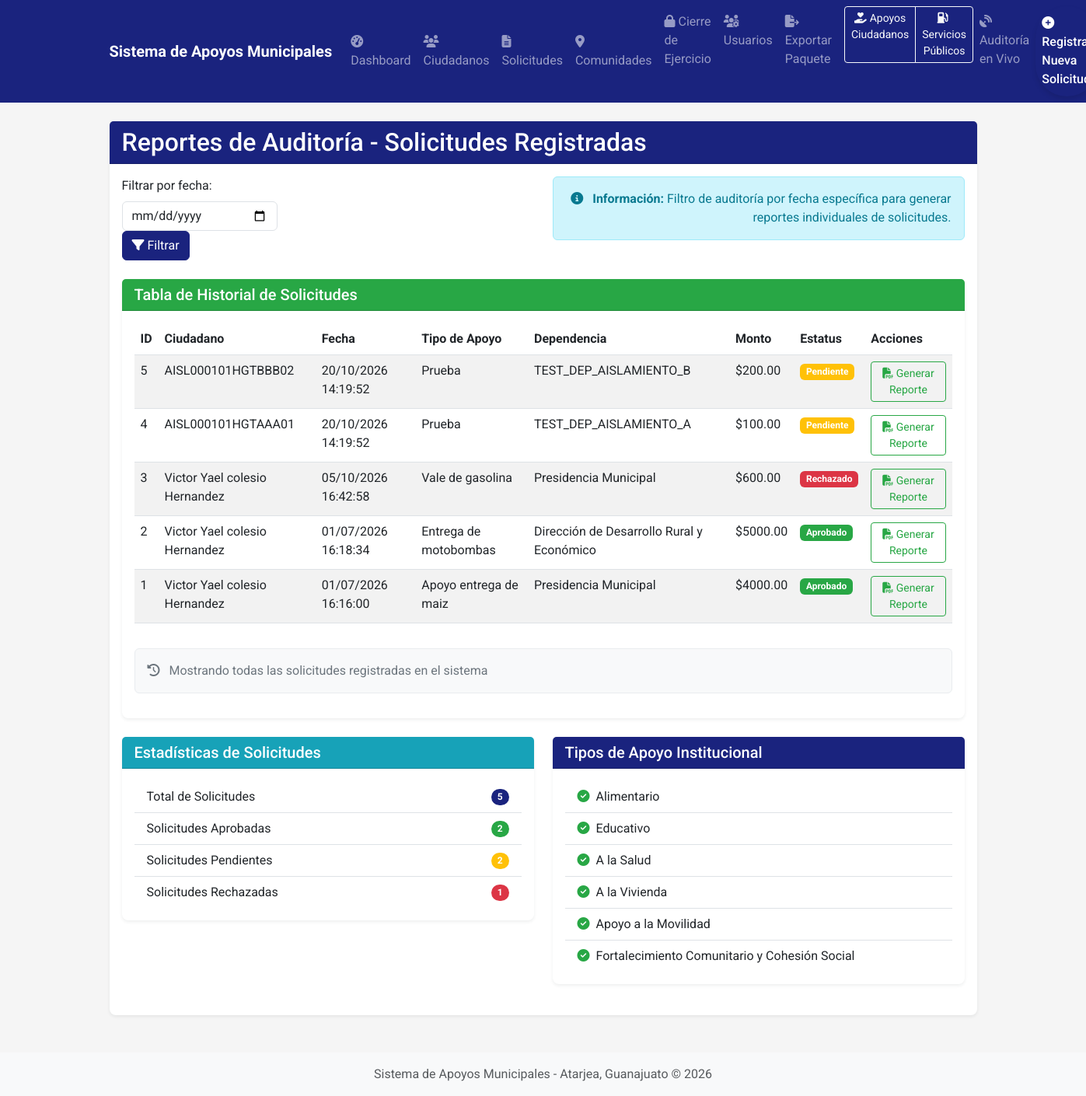
Page /historial_auditoria (signed in) on the committed database.
### app/models.py (models this page shows, shortened)
class Solicitud(db.Model):
    __tablename__ = 'solicitudes'
    id = db.Column(db.Integer, primary_key=True)
    folio = db.Column(db.String(20), unique=True, nullable=True)  # Folio único generado automáticamente
    CURP = db.Column(db.String(18), db.ForeignKey('ciudadanos.CURP'), nullable=False)
    Comunidad = db.Column(db.String(100), nullable=False)
    Programa = db.Column(db.String(100), nullable=False)
    Tipo_Apoyo = db.Column(db.String(100), nullable=False, default=TipoApoyoEnum.ALIMENTARIO.value)
    Monto = db.Column(db.Numeric(10, 2), nullable=True)  # Cambiado a Numeric para precisión decimal
    Dependencia = db.Column(db.String(100), nullable=True)  # Campo legacy
    dependencia_id = db.Column(db.Integer, db.ForeignKey('dependencias.id'), nullable=True)
    usuario_id = db.Column(db.Integer, db.ForeignKey('usuarios.id'), nullable=True)
    Fecha_Solicitud = db.Column(db.DateTime, default=datetime.utcnow)
    Estatus = db.Column(db.String(20), default=EstatusEnum.PENDIENTE.value)
    usuario_autorizador = db.Column(db.Integer, db.ForeignKey('usuarios.id'), nullable=True)
    puesto_autorizador = db.Column(db.String(100), nullable=True)
    usuario = db.relationship('Usuario', foreign_keys=[usuario_id], backref='solicitudes_creadas')
    autorizador = db.relationship('Usuario', foreign_keys=[usuario_autorizador], backref='solicitudes_autorizadas')
    adjuntos = db.relationship('AdjuntoSolicitud', backref='solicitud_relacion', lazy=True, cascade="all, delete-orphan")

### app/routes.py (the view)
@main.route('/historial_auditoria', methods=['GET', 'POST'])
@login_required
def historial_auditoria():
    try:
        fecha_filtro = request.args.get('fecha_filtro')
        if current_user.es_admin():
            query = Solicitud.query
        else:
            query = Solicitud.query.filter_by(dependencia_id=current_user.dependencia_id)
        if fecha_filtro:
            fecha_filtro_date = datetime.strptime(fecha_filtro, '%Y-%m-%d').date()
            query = query.filter(db.func.date(Solicitud.Fecha_Solicitud) == fecha_filtro_date)
        solicitudes = query.order_by(Solicitud.Fecha_Solicitud.desc()).all()
        solicitudes_data = []
        for solicitud in solicitudes:
            ciudadano = Ciudadano.query.filter_by(CURP=solicitud.CURP).first()
            solicitudes_data.append({
                'id': solicitud.id,
                'ciudadano': ciudadano.nombre_completo() if ciudadano else (solicitud.CURP or 'No identificado'),
                'fecha': solicitud.Fecha_Solicitud.strftime('%d/%m/%Y %H:%M:%S') if solicitud.Fecha_Solicitud else '-',
                'tipo_apoyo': solicitud.Programa if solicitud.Programa else 'Sin tipo definido',
                'dependencia': solicitud.Dependencia if solicitud.Dependencia else 'Sin dependencia',
                'monto': float(solicitud.Monto) if solicitud.Monto else 0,
                'estatus': solicitud.Estatus if solicitud.Estatus else 'Pendiente',
                'curp': solicitud.CURP
            })
        tipos_apoyo = [
            'Alimentario',
            'Educativo',
            'A la Salud',
            'A la Vivienda',
            'Apoyo a la Movilidad',
            'Fortalecimiento Comunitario y Cohesión Social'
        ]
        return render_template('historial_auditoria.html',
                               solicitudes=solicitudes_data,
                               fecha_filtro=fecha_filtro,
                               tipos_apoyo=tipos_apoyo,
                               es_admin=current_user.es_admin())
    except Exception as e:
        current_app.logger.error(f"Error en historial de auditoría: {str(e)}")
        flash('Error al cargar el historial de auditoría.', 'danger')
        return redirect(url_for('main.dashboard'))

### app/models.py (called while the page is built)
    def es_admin(self):
        return (self.rol or '').lower() == RolUsuario.ADMIN.value.lower()

    def es_servicios_publicos(self):
        return (self.rol or '').lower() == RolUsuario.SERVICIOS_PUBLICOS.value.lower()

    def puede_cerrar_ejercicio(self):
        return self.es_admin() or self.es_presidente()

    def nombre_completo(self):
        return f'{self.Nombre} {self.Apellido_Paterno} {self.Apellido_Materno or ""}'.strip()

### templates/historial_auditoria.html (shortened to what this page needs)
{% extends "layout.html" %}
{% block content %}
<div class="container mt-4">
    <div class="card mb-4 shadow-sm">
        <div class="card-header bg-primary text-white">
            <h2 class="mb-0">Reportes de Auditoría - Solicitudes Registradas</h2>
        </div>
        <div class="card-body">
            <div class="row mb-4">
                <div class="col-md-6">
                    <form method="GET" action="{{ url_for('main.historial_auditoria') }}" class="form-inline">
                        <div class="form-group">
                            <label for="fecha_filtro" class="form-label mr-2">Filtrar por fecha:</label>
                            <input type="date" id="fecha_filtro" name="fecha_filtro" class="form-control me-2"
                                   value="{{ fecha_filtro if fecha_filtro }}"
                                   style="max-width: 200px;">
                            <button type="submit" class="btn btn-primary">
                                <i class="fas fa-filter"></i> Filtrar
                            </button>
                        </div>
                    </form>
                </div>
                <div class="col-md-6 text-end">
                    <div class="alert alert-info">
                        <i class="fas fa-info-circle me-2"></i>
                        <strong>Información:</strong> Filtro de auditoría por fecha específica para generar reportes individuales de solicitudes.
                    </div>
                </div>
            </div>
            <div class="card mb-4 shadow-sm">
                <div class="card-header bg-success text-white">
                    <h5 class="mb-0">Tabla de Historial de Solicitudes</h5>
                </div>
                <div class="card-body">
                    <div class="table-responsive">
                        <table class="table table-striped table-hover">
                            <thead>
                                <tr>
                                    <th>ID</th>
                                    <th>Ciudadano</th>
                                    <th>Fecha</th>
                                    <th>Tipo de Apoyo</th>
                                    <th>Dependencia</th>
                                    <th>Monto</th>
                                    <th>Estatus</th>
                                    <th>Acciones</th>
                                </tr>
                            </thead>
                            <tbody>
                                {% for solicitud in solicitudes %}
                                <tr>
                                    <td>{{ solicitud.id }}</td>
                                    <td>{{ solicitud.ciudadano }}</td>
                                    <td>{{ solicitud.fecha }}</td>
                                    <td>{{ solicitud.tipo_apoyo }}</td>
                                    <td>{{ solicitud.dependencia }}</td>
                                    <td>${{ "%.2f"|format(solicitud.monto) }}</td>
                                    <td>
                                        {% if solicitud.estatus == 'Aprobado' %}
                                        <span class="badge bg-success">{{ solicitud.estatus }}</span>
                                        {% elif solicitud.estatus == 'Rechazado' %}
                                        <span class="badge bg-danger">{{ solicitud.estatus }}</span>
                                        {% else %}
                                        <span class="badge bg-warning">{{ solicitud.estatus }}</span>
                                        {% endif %}
                                    </td>
                                    <td>
                                        <button class="btn btn-sm btn-outline-success" onclick="generarReporteIndividual({{ solicitud.id }})">
                                            <i class="fas fa-file-pdf"></i> Generar Reporte
                                        </button>
                                    </td>
                                </tr>
                                {% else %}
                                <tr>
                                    <td colspan="8" class="text-center">No hay solicitudes registradas</td>
                                </tr>
                                {% endfor %}
                            </tbody>
                        </table>
                    </div>
                    {% if fecha_filtro %}
                    <div class="alert alert-warning mt-3">
                        <i class="fas fa-calendar-alt me-2"></i>
                        Mostrando solicitudes registradas solo para la fecha: {{ fecha_filtro }}
                    </div>
                    {% else %}
                    <div class="alert alert-secondary mt-3">
                        <i class="fas fa-history me-2"></i>
                        Mostrando todas las solicitudes registradas en el sistema
                    </div>
                    {% endif %}
                </div>
            </div>
            <div class="row">
                <div class="col-md-6">
                    <div class="card mb-4 shadow-sm">
                        <div class="card-header bg-info text-white">
                            <h5 class="mb-0">Estadísticas de Solicitudes</h5>
                        </div>
                        <div class="card-body">
                            <ul class="list-group list-group-flush">
                                <li class="list-group-item d-flex justify-content-between align-items-center">
                                    Total de Solicitudes
                                    <span class="badge bg-primary rounded-pill">{{ solicitudes|length }}</span>
                                </li>
                                <li class="list-group-item d-flex justify-content-between align-items-center">
                                    Solicitudes Aprobadas
                                    <span class="badge bg-success rounded-pill">{{ solicitudes|selectattr('estatus', 'eq', 'Aprobado')|list|length }}</span>
                                </li>
                                <li class="list-group-item d-flex justify-content-between align-items-center">
                                    Solicitudes Pendientes
                                    <span class="badge bg-warning rounded-pill">{{ solicitudes|selectattr('estatus', 'eq', 'Pendiente')|list|length }}</span>
                                </li>
                                <li class="list-group-item d-flex justify-content-between align-items-center">
                                    Solicitudes Rechazadas
                                    <span class="badge bg-danger rounded-pill">{{ solicitudes|selectattr('estatus', 'eq', 'Rechazado')|list|length }}</span>
                                </li>
                            </ul>
                        </div>
                    </div>
                </div>
                <div class="col-md-6">
                    <div class="card mb-4 shadow-sm">
                        <div class="card-header bg-primary text-white">
                            <h5 class="mb-0">Tipos de Apoyo Institucional</h5>
                        </div>
                        <div class="card-body">
                            <ul class="list-group list-group-flush">
                                {% for tipo in tipos_apoyo %}
                                <li class="list-group-item">
                                    <i class="fas fa-check-circle me-2 text-success"></i>{{ tipo }}
                                </li>
                                {% endfor %}
                            </ul>
                        </div>
                    </div>
                </div>
            </div>
        </div>
    </div>
</div>
{% endblock %}

### templates/layout.html (style rules this page uses)
body { background-color: #f5f5f5; font-family: 'Roboto', sans-serif; }
.card { border-radius: 8px; box-shadow: 0 4px 6px rgba(0, 0, 0, 0.1); margin-bottom: 1.5rem; border: none; }
.card-header { border-radius: 8px 8px 0 0; font-weight: 500; }
.text-success { color: #28a745 !important; }
.bg-primary { background-color: #1a237e !important; }
.bg-success { background-color: #28a745 !important; }
.bg-info { background-color: #17a2b8 !important; }
.btn-primary { background-color: #1a237e; border-color: #1a237e; }
.btn-outline-success { color: #28a745; border-color: #28a745; }

### rows in the picture
Solicitud: id "5", ciudadano "AISL000101HGTBBB02", fecha "20/10/2026 14:19:52", tipo_apoyo "Prueba", dependencia "TEST_DEP_AISLAMIENTO_B", monto "200.00", estatus "Pendiente"
Solicitud: id "4", ciudadano "AISL000101HGTAAA01", fecha "20/10/2026 14:19:52", tipo_apoyo "Prueba", dependencia "TEST_DEP_AISLAMIENTO_A", monto "100.00", estatus "Pendiente"
Solicitud: id "3", ciudadano "Victor Yael colesio Hernandez", fecha "05/10/2026 16:42:58", tipo_apoyo "Vale de gasolina", dependencia "Presidencia Municipal", monto "600.00", estatus "Rechazado"
Solicitud: id "2", ciudadano "Victor Yael colesio Hernandez", fecha "01/07/2026 16:18:34", tipo_apoyo "Entrega de motobombas", dependencia "Dirección de Desarrollo Rural y Económico", monto "5000.00", estatus "Aprobado"
Solicitud: id "1", ciudadano "Victor Yael colesio Hernandez", fecha "01/07/2026 16:16:00", tipo_apoyo "Apoyo entrega de maiz", dependencia "Presidencia Municipal", monto "4000.00", estatus "Aprobado"

### other values in the picture
{{ solicitudes|length }} "5"
{{ solicitudes|selectattr('estatus', 'eq', 'Aprobado')|list|length }} "2"
{{ solicitudes|selectattr('estatus', 'eq', 'Pendiente')|list|length }} "2"
{{ solicitudes|selectattr('estatus', 'eq', 'Rechazado')|list|length }} "1"
{{ tipo }} "Alimentario" "Educativo" "A la Salud" "A la Vivienda" "Apoyo a la Movilidad" "Fortalecimiento Comunitario y Cohesión Social"
